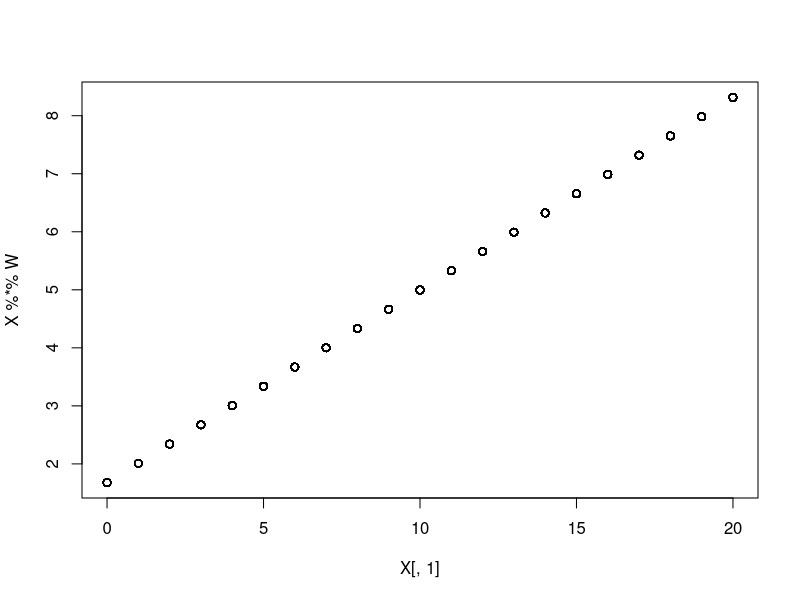

The R script that drew this image:
data <- read.csv('Vocab.csv')

X <- cbind(data$education, rep(1, length(data$education))) 
Y <- data$vocabulary #scores
#X t Xw = X t y

xtx <- t(X) %*% X
xty <- t(X) %*% Y

W <- solve(xtx) %*% xty
k <- X%*%W

plot(X[,1], X%*%W)

#d
change_in_marks  <- 1 * W[1]